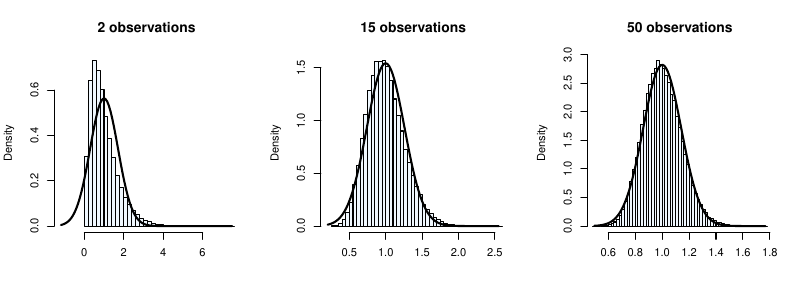

Write R code to recreate this figure.
set.seed(76983)
source("asymptotics/bootstrap_setup.R")

pdf(file = "asymptotics/bootstrap_fig2.pdf", width=6, height=2.5)
par(mfrow = c(1,3))

nicehist(rexp, 2)
nicehist(rexp, 15)
nicehist(rexp, 50)
